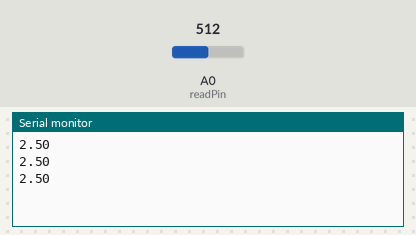
Recording of a sketch running on a simulated Arduino Uno, built with avr-gcc and run on an emulated ATmega328P. Parts: the last lines printed to the serial monitor. Inputs (shaded band) come from the test bench; at power-on: A0 (readPin) = 512.

Above: at 1.3 s.
1.4 s: A0 (readPin) set to 716
At 1.9 s:
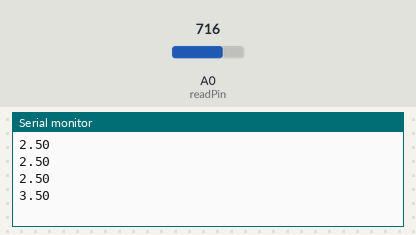
2.9 s: A0 (readPin) set to 900
At 3.4 s:
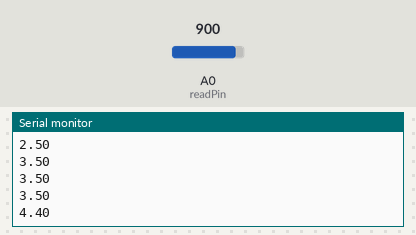
Timing chart, 0 to 5.9 s (numbered marks = the images above; inputs shaded):
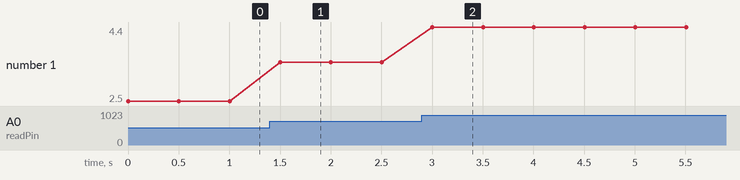

The sketch:

Lesson10.ino
```cpp
// Lesson 10: Understanding how to read analog voltage using analog read command
int readPin = A0;
float readVal;
float V2 = 0;
int delay_time=500;
void setup() {
  pinMode(readPin,INPUT);
  Serial.begin(9600);
}

void loop() {
  readVal=analogRead(readPin);
  V2 = (5./1023.)*readVal;
  Serial.println(V2);
  delay(delay_time);
}

// Observation:
// Voltage | Read value
// 0       | 0
// 5       | 1023
// => v2 = (5/1023)*Read_val
```

Measured:
- after the input at 1.4 s, the serial monitor: prints a new line after 0.10 s (image 1)
- after the input at 2.9 s, the serial monitor: prints a new line after 0.10 s (image 2)
- plotted number 1: 2.5 → 3.5 after the input at 1.4 s, 3.5 → 4.4 after the input at 2.9 s
